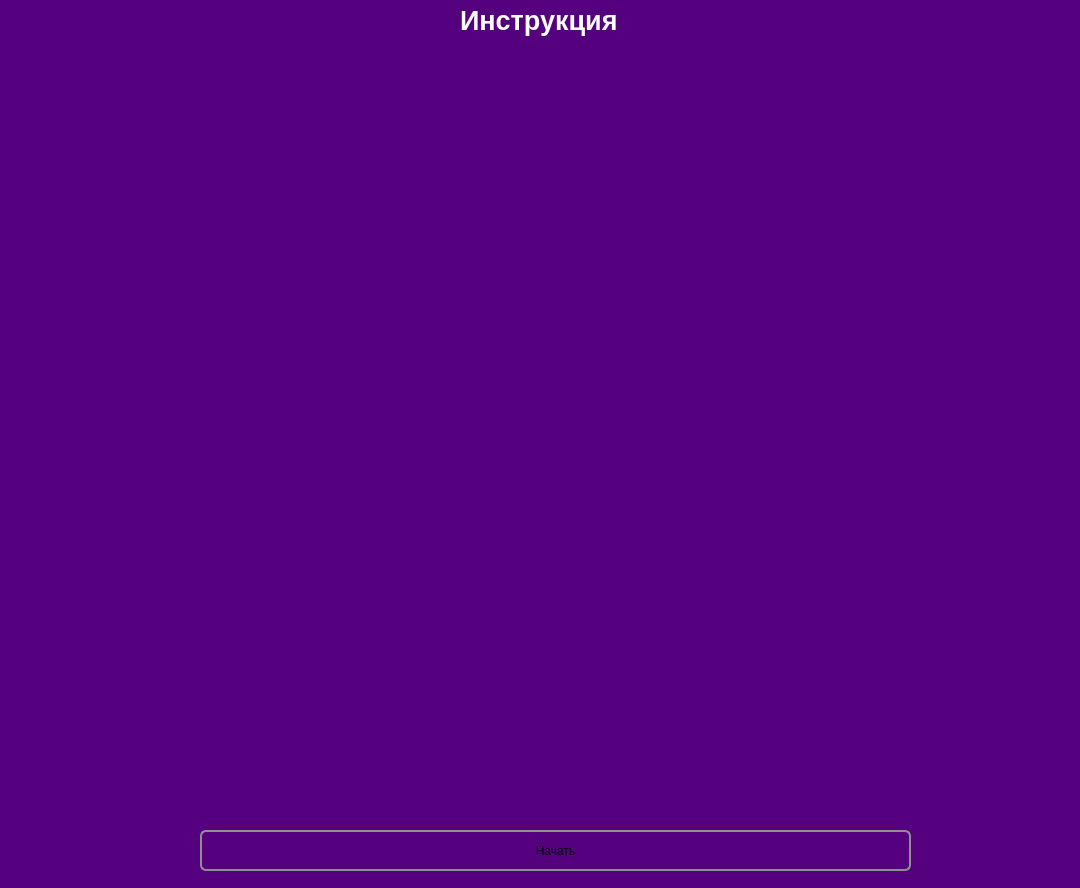
<?xml version="1.0" encoding="UTF-8"?>
<ui version="4.0">
 <class>MainWindow</class>
 <widget class="QMainWindow" name="MainWindow">
  <property name="geometry">
   <rect>
    <x>0</x>
    <y>0</y>
    <width>1080</width>
    <height>888</height>
   </rect>
  </property>
  <property name="palette">
   <palette>
    <active>
     <colorrole role="Base">
      <brush brushstyle="SolidPattern">
       <color alpha="255">
        <red>255</red>
        <green>255</green>
        <blue>255</blue>
       </color>
      </brush>
     </colorrole>
     <colorrole role="Window">
      <brush brushstyle="SolidPattern">
       <color alpha="255">
        <red>85</red>
        <green>0</green>
        <blue>127</blue>
       </color>
      </brush>
     </colorrole>
    </active>
    <inactive>
     <colorrole role="Base">
      <brush brushstyle="SolidPattern">
       <color alpha="255">
        <red>255</red>
        <green>255</green>
        <blue>255</blue>
       </color>
      </brush>
     </colorrole>
     <colorrole role="Window">
      <brush brushstyle="SolidPattern">
       <color alpha="255">
        <red>85</red>
        <green>0</green>
        <blue>127</blue>
       </color>
      </brush>
     </colorrole>
    </inactive>
    <disabled>
     <colorrole role="Base">
      <brush brushstyle="SolidPattern">
       <color alpha="255">
        <red>85</red>
        <green>0</green>
        <blue>127</blue>
       </color>
      </brush>
     </colorrole>
     <colorrole role="Window">
      <brush brushstyle="SolidPattern">
       <color alpha="255">
        <red>85</red>
        <green>0</green>
        <blue>127</blue>
       </color>
      </brush>
     </colorrole>
    </disabled>
   </palette>
  </property>
  <property name="windowTitle">
   <string>Инструкция</string>
  </property>
  <widget class="QWidget" name="centralwidget">
   <widget class="QPushButton" name="StartLoad">
    <property name="geometry">
     <rect>
      <x>200</x>
      <y>830</y>
      <width>711</width>
      <height>41</height>
     </rect>
    </property>
    <property name="styleSheet">
     <string notr="true">QPushButton {
    border: 2px solid #8f8f91;
    border-radius: 6px;
    background-color: qlineargradient(x1: 0, y1: 0, x2: 0, y2: 1,
                                      stop: 0 #f6f7fa, stop: 1 #dadbde);
    min-width: 80px;
}

QPushButton:pressed {
    background-color: qlineargradient(x1: 0, y1: 0, x2: 0, y2: 1,
                                      stop: 0 #dadbde, stop: 1 #f6f7fa);
}

QPushButton:flat {
    border: none; /* no border for a flat push button */
}

QPushButton:default {
    border-color: navy; /* make the default button prominent */
}</string>
    </property>
    <property name="text">
     <string>Начать</string>
    </property>
   </widget>
   <widget class="QLabel" name="label">
    <property name="geometry">
     <rect>
      <x>460</x>
      <y>-10</y>
      <width>171</width>
      <height>61</height>
     </rect>
    </property>
    <property name="palette">
     <palette>
      <active>
       <colorrole role="WindowText">
        <brush brushstyle="SolidPattern">
         <color alpha="255">
          <red>255</red>
          <green>255</green>
          <blue>255</blue>
         </color>
        </brush>
       </colorrole>
      </active>
      <inactive>
       <colorrole role="WindowText">
        <brush brushstyle="SolidPattern">
         <color alpha="255">
          <red>255</red>
          <green>255</green>
          <blue>255</blue>
         </color>
        </brush>
       </colorrole>
      </inactive>
      <disabled>
       <colorrole role="WindowText">
        <brush brushstyle="SolidPattern">
         <color alpha="255">
          <red>120</red>
          <green>120</green>
          <blue>120</blue>
         </color>
        </brush>
       </colorrole>
      </disabled>
     </palette>
    </property>
    <property name="font">
     <font>
      <pointsize>20</pointsize>
      <weight>75</weight>
      <bold>true</bold>
     </font>
    </property>
    <property name="text">
     <string>Инструкция</string>
    </property>
   </widget>
  </widget>
 </widget>
 <resources/>
 <connections/>
</ui>
